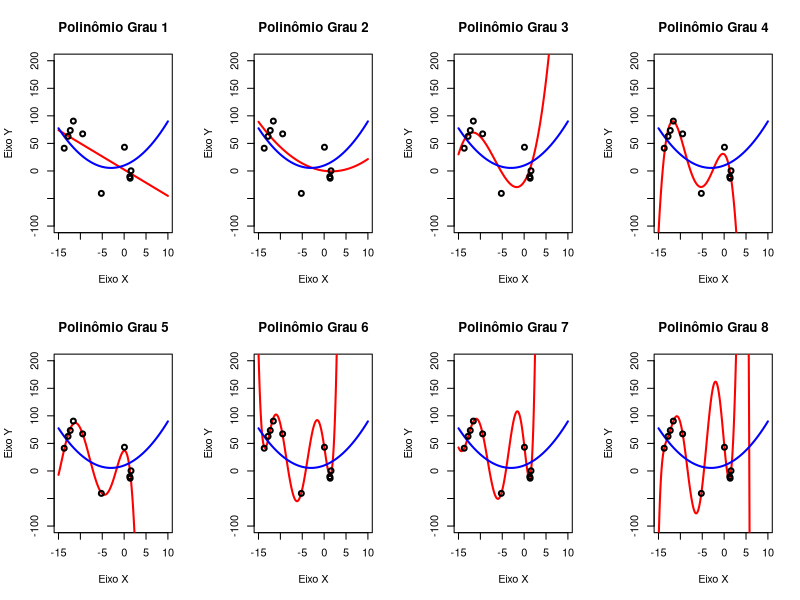

Write the R code that produced this figure.
rm(list = ls())
# dev.off()

library("corpcor") # usado para função da pseudoinversa

fgx <- function(xin) {
  (0.5 * xin^2) + (3 * xin) + 10
}

NUMBER_OF_SAMPLES <- 10

X <- runif(n = NUMBER_OF_SAMPLES, min = -15, max = 10) # vetor aleatorio
Y <- fgx(X) + 10 * rnorm(length(X), mean = 0, sd = 4) # dados de aprendizado
par(mfrow = c(2, 4))

for (i in 1:8) {
  POLYNOMIAL_DEGREE <- i
  
  switch(POLYNOMIAL_DEGREE,
         H <- cbind(X^1, X^0),
         H <- cbind(X^2, X^1, X^0),
         H <- cbind(X^3, X^2, X^1, X^0),
         H <- cbind(X^4, X^3, X^2, X^1, X^0),
         H <- cbind(X^5, X^4, X^3, X^2, X^1, X^0),
         H <- cbind(X^6, X^5, X^4, X^3, X^2, X^1, X^0),
         H <- cbind(X^7, X^6, X^5, X^4, X^3, X^2, X^1, X^0),
         H <- cbind(X^8, X^7, X^6, X^5, X^4, X^3, X^2, X^1, X^0),
  )
  
  # %*% é multiplicação matricial
  w <- pseudoinverse(H) %*% Y
  
  # aqui, w sao os parametros aprendidos. (vetor de parametros w)
  
  ## --- aprendizado da RNA se encerra aqui. --- ##
  ##  agora, é somente teste com os parametros aprendidos w
  
  xgrid <- seq(-15, 10, 0.1)
  ygrid <- ((0.5 * xgrid^2) + (3 * xgrid) + 10)
  
  switch(POLYNOMIAL_DEGREE,
         Hgrid <- cbind(xgrid^1, xgrid^0),
         Hgrid <- cbind(xgrid^2, xgrid^1, xgrid^0),
         Hgrid <- cbind(xgrid^3, xgrid^2, xgrid^1, xgrid^0),
         Hgrid <- cbind(xgrid^4, xgrid^3, xgrid^2, xgrid^1, xgrid^0),
         Hgrid <- cbind(xgrid^5, xgrid^4, xgrid^3, xgrid^2, xgrid^1, xgrid^0),
         Hgrid <- cbind(xgrid^6, xgrid^5, xgrid^4, xgrid^3, xgrid^2, xgrid^1, xgrid^0),
         Hgrid <- cbind(xgrid^7, xgrid^6, xgrid^5, xgrid^4, xgrid^3, xgrid^2, xgrid^1, xgrid^0),
         Hgrid <- cbind(xgrid^8, xgrid^7, xgrid^6, xgrid^5, xgrid^4, xgrid^3, xgrid^2, xgrid^1, xgrid^0),
  )
  
  yhatgrid <- Hgrid %*% w
  
  # yhatgrid é y chapeu: é a saida aprendida da maquina
  plot(
    NULL,
    main = if (POLYNOMIAL_DEGREE == 1) {
      "Polinômio Grau 1"
    } else if (POLYNOMIAL_DEGREE == 2) {
      "Polinômio Grau 2"
    } else if (POLYNOMIAL_DEGREE == 3) {
      "Polinômio Grau 3"
    } else if (POLYNOMIAL_DEGREE == 4) {
      "Polinômio Grau 4"
    } else if (POLYNOMIAL_DEGREE == 5) {
      "Polinômio Grau 5"
    } else if (POLYNOMIAL_DEGREE == 6) {
      "Polinômio Grau 6"
    } else if (POLYNOMIAL_DEGREE == 7) {
      "Polinômio Grau 7"
    } else if (POLYNOMIAL_DEGREE == 8) {
      "Polinômio Grau 8"
    },
    xlab = "Eixo X",
    ylab = "Eixo Y",
    ylim = c(-100, 200),
    xlim = c(-15, 10)
  )
  lines(xgrid, yhatgrid, col = "red", lwd = 2)
  lines(xgrid, ygrid, col = "blue", lwd = 2)
  points(X, Y, col = "black", lwd = 2)
  
  # legend(
  #     "bottom",
  #     inset = c(-0.3, 0.1),
  #     legend = c(
  #         "Função geradora",
  #         "Polinômio aprendido pela RNA",
  #         "Dados de amostragem"
  #     ),
  #     fill = c("blue", "red", "black")
  # )
}
